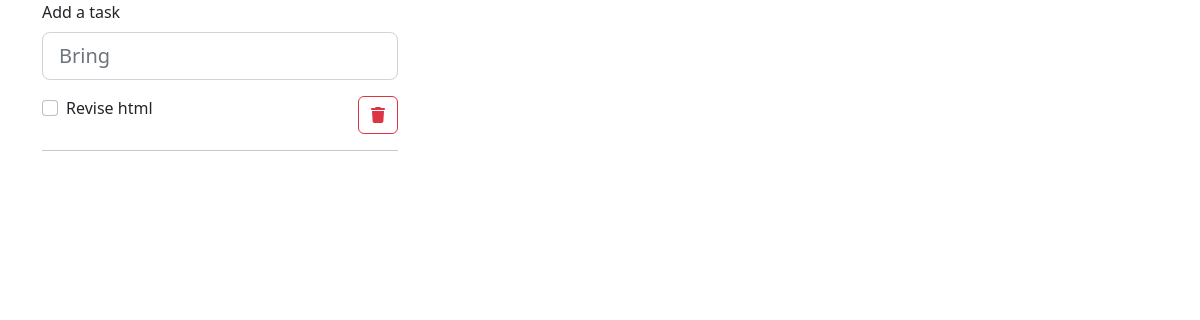
The app's page /, older data.
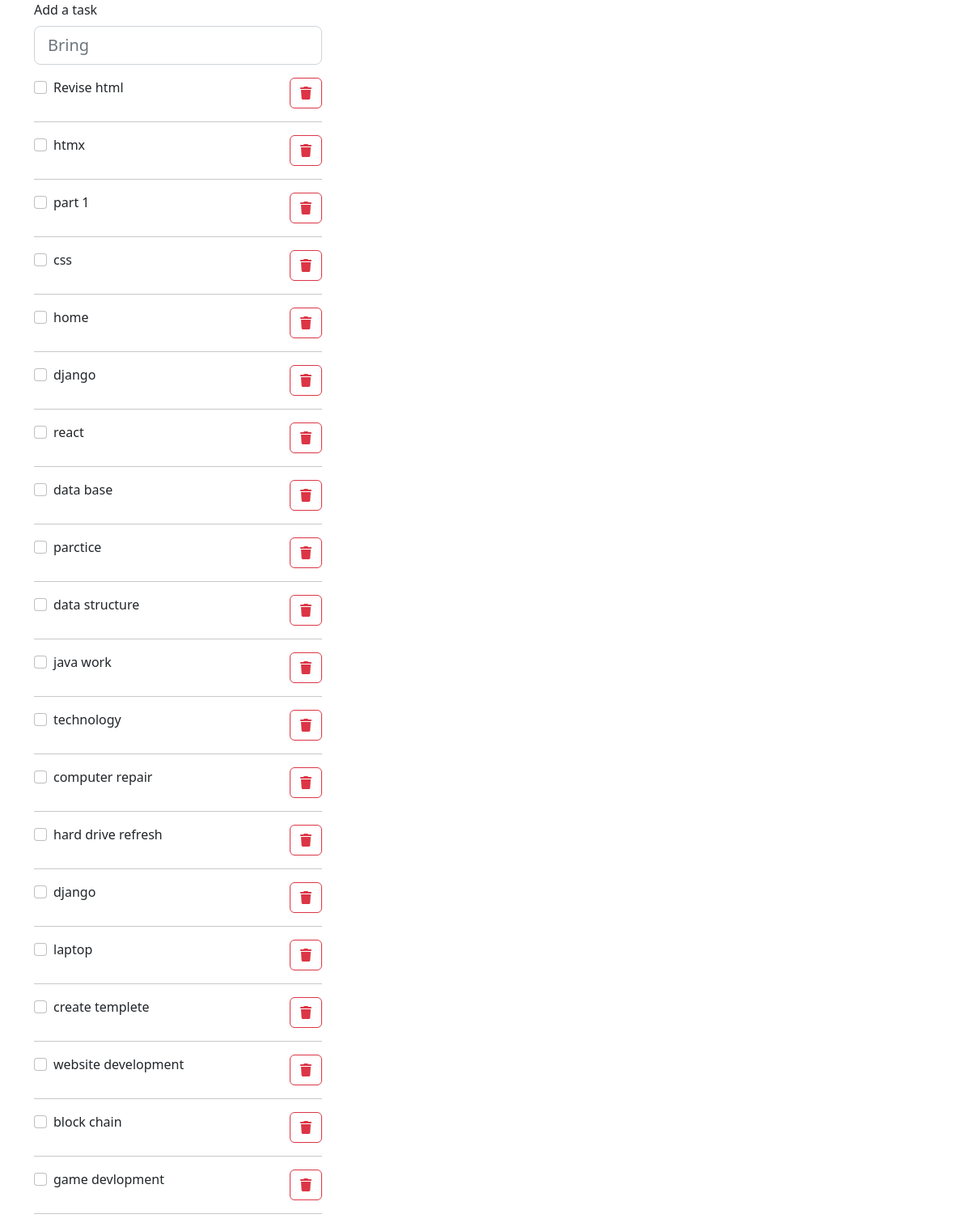
The same page, newer data.
### home/models.py (models this page shows, shortened)
class Task(models.Model):
    title = models.CharField(max_length=200)
    is_competed = models.BooleanField(default=False)
    created = models.DateTimeField(auto_now_add=True)

### home/views.py (the view)
# urls.py: path('', views.index, name="home"),
def index( request):
    context = {
        'task_list' : Task.objects.all()
    }
    return render(request, 'index.html',  context)

### templates/index.html (shortened to what this page needs)
<!doctype html>
<html lang="en">
<head>
  <link href="https://cdn.jsdelivr.net/npm/bootstrap@5.2.1/dist/css/bootstrap.min.css" rel="stylesheet"
>
    <link rel="stylesheet" href="https://cdnjs.cloudflare.com/ajax/libs/font-awesome/6.2.0/css/all.min.css"
 />
</head>
<body>
  <main>
    <div class="container">
      <div class="row">
        <div class="col-md-4">
          {% include 'todo_list.html' %}
        </div>
      </div>
    </div>
  </main>
</body>
</html>

### templates/todo_list.html (shortened to what this page needs)
<div id="todo-list" class="'pt-5">
    <form class="d-flex" hx-post="{% url 'add' %}">
        <div class="col">
            <div class="mb-3">
                <label for="task" class="form-label">Add a task</label>
                <input type="text" name="task" id="task" class="form-control form-control-lg" placeholder="Bring">
            </div>
        </div>
    </form>
    <div class="col">
        {% for item in task_list %}
        <div class="d-flex justify-content-between">
            {% if item.is_competed %}
            <div class="form-check form-check-inline">
                <input class="form-check-input" type="checkbox" id="{{item.title}}" value="{{item.id}}" hx-get="{% url 'update' item.id %}" checked>
                <label class="form-check-label" for="{{item.title}}"><del>{{item.title}}</del></label>
            </div>
            {% else %}
            <div class="form-check form-check-inline">
                <input class="form-check-input" type="checkbox" id="{{item.title}}" value="{{item.id}}" hx-get="{% url 'update' item.id %}">
                <label class="form-check-label" for="{{item.title}}">{{item.title}}</label>
            </div>
            {% endif %}
            <button type="button" class="btn btn-outline-danger"  hx-get="{% url 'delete' item.id %}"><i class= "fa fa-trash"> </i></button>
        </div>
        <hr>
        {% empty %}
        <div class="alert alert-warning" role="alert">
            Please enter a task
        </div>
        {% endfor %}
    </div>
</div>

Row changes from the older to the newer data that the page shows:
added Task: title "htmx"
added Task: title "part 1"
added Task: title "css"
added Task: title "home"
added Task: title "django"
added Task: title "react"
added Task: title "data base"
added Task: title "parctice"
added Task: title "data structure"
added Task: title "java work"
added Task: title "technology"
added Task: title "computer repair"
added Task: title "hard drive refresh"
added Task: title "django"
added Task: title "laptop"
added Task: title "create templete"
added Task: title "website development"
added Task: title "block chain"
added Task: title "game devlopment"
